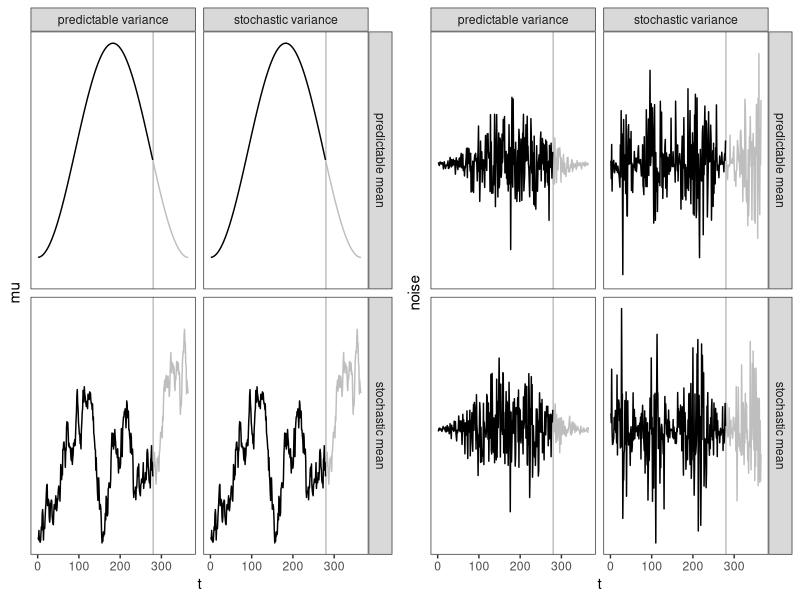
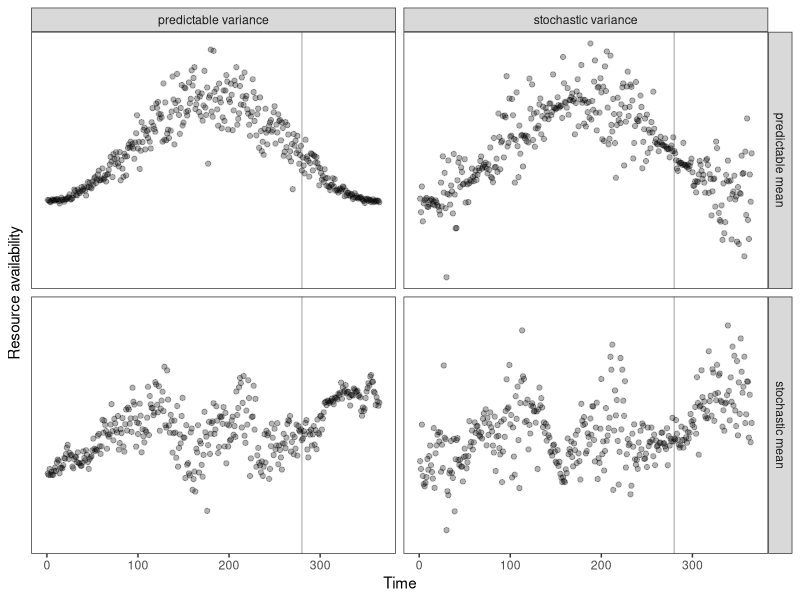
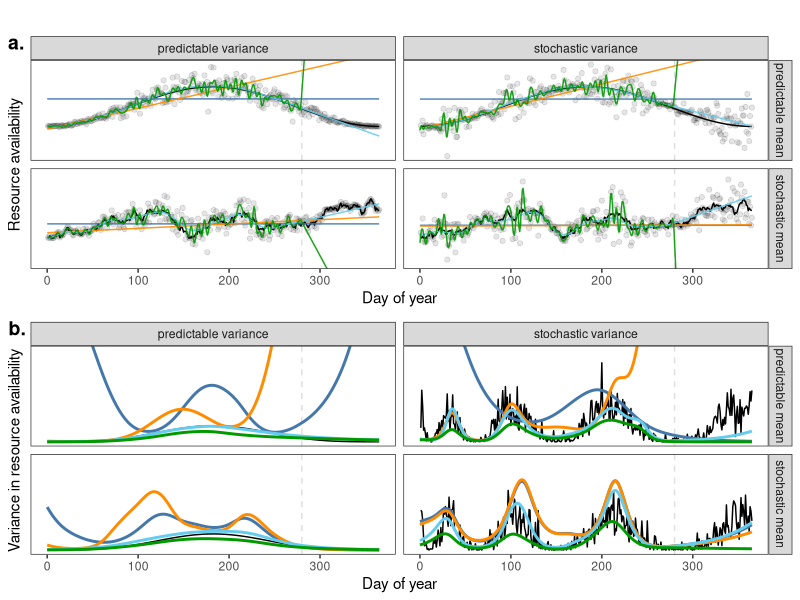

Reproduce these figures in R, in order.
library('dplyr')   # for data wrangling
library('tidyr')   # for data wrangling
library('purrr')   # for functional programming (e.g., map_*())
library('mgcv')    # for modeling
library('ggplot2') # for fancy plots
library('cowplot') # for multi-panel fancy plots
library('ragg')    # needed for custom alpha with coord_cartesian
# see https://github.com/tidyverse/ggplot2/issues/4029
theme_set(theme_bw() +
            theme(legend.position = 'none',
                  panel.grid = element_blank(),
                  axis.ticks.y = element_blank(),
                  axis.text.y = element_blank()))

# curstom colorblind palette
pal <- c('#4477AA', '#ff8c00', '#66CCEE', '#009900',
         '#CCBB44', '#AA3377', '#EE6677', '#BBBBBB')

# create a 2x2 panel with time and space, stochastic/predictable
# have 4 adaptation types: no response, adapts to mean, adapts to variance, or both
N <- 365 # number of days in a year
PRESENT <- 280 # current day
set.seed(1)
d <- expand_grid(Predictable = factor(c('neither', 'both', 'mean', 'variance')),
                 t = 1:N) %>%
  mutate(mean = case_when(grepl('both', Predictable) ~ 'predictable mean',
                          grepl('mean', Predictable) ~ 'predictable mean',
                          TRUE ~ 'stochastic mean'),
         variance = case_when(grepl('both', Predictable) ~ 'predictable variance',
                              grepl('variance', Predictable) ~ 'predictable variance',
                              TRUE ~ 'stochastic variance'),
         mu = if_else(grepl('predictable', mean),
                      true = (sinpi(t/N * 2 - 0.5) + 1.2) * 2,
                      false = rep(rnorm(N, sd = 0.2) %>% cumsum() %>% abs(), 4)),
         sigma2 = if_else(grepl('predictable', variance),
                          (sinpi((t)/N * 2 - 0.5) + 1.1) * 0.4,
                          ((sinpi(sqrt(t / 5)) + 1.01)) / 2 + rnorm(N * 4, 0.2, 0.2))^2,
         noise = rnorm(N*4, sd = sqrt(sigma2)),
         y = mu + noise,
         past = t < PRESENT)

plot_grid(ggplot(d) +
            facet_grid(mean ~ variance) +
            geom_vline(xintercept = PRESENT, color = 'grey') +
            geom_line(aes(t, mu, color = past), show.legend = FALSE) +
            scale_color_manual(breaks = c(FALSE, TRUE), values = c('grey', 'black')),
          ggplot(d) +
            facet_grid(mean ~ variance) +
            geom_vline(xintercept = PRESENT, color = 'grey') +
            geom_line(aes(t, noise, color = past), show.legend = FALSE) +
            scale_color_manual(breaks = c(FALSE, TRUE), values = c('grey', 'black')))

ggplot(d, aes(t, y)) +
  facet_grid(mean ~ variance) +
  geom_vline(xintercept = PRESENT, color = 'grey') +
  geom_point(alpha = 0.3) +
  scale_x_continuous('Time') +
  scale_y_continuous('Resource availability')

pred <- function(K, fixed, .d) {
  
  sub_d <- filter(.d, past)
  newd <- tibble(t = seq(0, 365, length.out = 500))
  
  map2_dfr(K, fixed, .f = \(k_mu, FX) {
    
    if(k_mu == 0) {
      # constant mean
      m <- gam(formula = list(y ~ 1, ~ s(t, k = 20, bs = 'bs')),
               family = gaulss(),
               data = sub_d,
               knots = list(x = c(0, 366)),
               method = 'REML')
    } else if(k_mu == 1) {
      # GLM for the mean
      m <- gam(formula = list(y ~ t, ~ s(t, k = 20, bs = 'bs')),
               family = gaulss(),
               data = sub_d,
               knots = list(x = c(0, 366)),
               method = 'REML')
    } else {
      # b splines (bs = 'bs') produce more constrained extrapolations
      m <- gam(formula = list(y ~ s(t, k = k_mu, bs = 'bs', fx = FX),
                              ~ s(t, k = 20, bs = 'bs')),
               family = gaulss(),
               data = sub_d,
               knots = list(x = c(0, 366)),
               method = 'REML')
    }
    
    predict(m, newdata = newd, se.fit = TRUE, type = 'response') %>%
      as.data.frame() %>%
      as_tibble() %>%
      bind_cols(newd) %>%
      transmute(t,
                mean = unique(sub_d$mean),
                variance = unique(sub_d$variance),
                mu = fit.1,
                mu_lwr = mu - 2 * se.fit.1,
                mu_upr = mu + 2 * se.fit.1,
                sigma2 = (1/fit.2)^2, # model returns the precision = 1/SD
                Adaptability = k_mu)
  })
}

ks <- c(0, 1, 20, 100) # constant, linear, smooth overfit
fxs <- c(FALSE, FALSE, FALSE, TRUE) # non-penalized spline in fourth model

predictions <- bind_rows(pred(ks, fxs, filter(d, Predictable == 'both')),
                         pred(ks, fxs, filter(d, Predictable == 'mean')),
                         pred(ks, fxs, filter(d, Predictable == 'variance')),
                         pred(ks, fxs, filter(d, Predictable == 'neither'))) %>%
  mutate(Adaptability = factor(Adaptability))

p_mean <-
  ggplot() +
  coord_cartesian(ylim = range(d$y)) + # zoom in
  facet_grid(mean ~ variance, scales = 'free_y') +
  geom_vline(xintercept = PRESENT, color = 'grey', alpha = 0.5, lty = 'dashed') +# present
  geom_point(aes(t, y), d, alpha = 0.1) + # data
  # geom_ribbon(aes(t, ymin = mu_lwr, ymax = mu_upr, fill = Adaptability),
  #             predictions, alpha = 0.2) +
  geom_line(aes(t, mu), d, color = '#000000') + # true trend
  geom_line(aes(t, mu, color = Adaptability), predictions, alpha = 0.9) + # estimates
  scale_x_continuous('Day of year') +
  scale_y_continuous('Resource availability') +
  scale_color_manual(values = pal, aesthetics = c('color', 'fill'),
                     labels = c('none', 'linear', 'smooth', 'rapid'))

p_var <-
  ggplot(predictions) +
  coord_cartesian(ylim = c(0, 4)) +
  facet_grid(mean ~ variance, scales = 'free_y') +
  geom_vline(xintercept = PRESENT, color = 'grey', alpha = 0.5, lty = 'dashed') +
  geom_line(aes(t, sigma2), d, color = '#000000') +
  geom_line(aes(t, sigma2, color = Adaptability), size = 1) +
  scale_x_continuous('Day of year') +
  scale_y_continuous('Variance in resource availability') +
  scale_color_manual(values = pal)

p <- plot_grid(get_legend(p_mean + theme(legend.position = 'top')), p_mean, p_var,
               labels = c(NA, 'a.', 'b.'), ncol = 1, rel_heights = c(0.1, 1, 1))

ggsave('figures/stochasticity-timescale.png', plot = p, width = 5, height = 6,
       bg = 'white', scale = 1.5)
